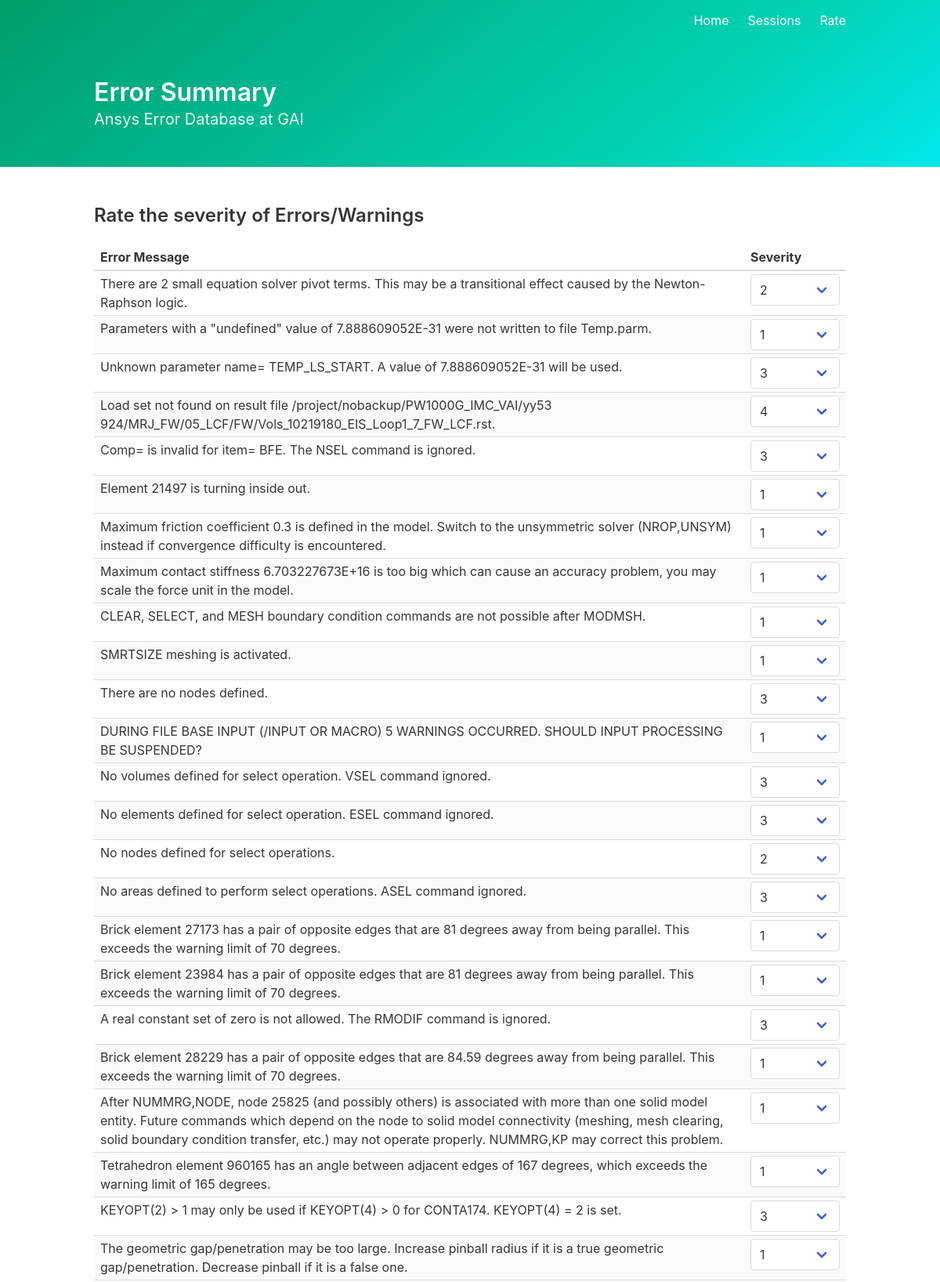
The app's page /rate (upper part) with its own data.
### tables this page shows
CREATE TABLE uniq_errors (
    id integer primary key autoincrement,
    errtype text not null,
    errmsg text not null,
    sessionid integer not null,
    rating integer default 0,
    repeated integer default 1
);

### errhost.py (the view)
@app.route("/rate")
def rate():
    cur = g.db.execute('select id, errtype, errmsg, rating, repeated from uniq_errors'
            ' order by id desc')
    uniq_errs = cur.fetchall()
    return render_template("rate.html", errlist=uniq_errs)

### errhost.py (called while the page is built)
def connect_db():
    rv = sqlite3.connect(app.config['DATABASE'])
    rv.row_factory = sqlite3.Row
    return rv

@app.before_request
def before_request():
    g.db = connect_db()

@app.teardown_request
def teardown_request(exception):
    db = getattr(g, 'db', None)
    if db is not None:
        db.close()

### templates/rate.html (shortened to what this page needs)
{% extends "layout.html" %}
{% block body %}
        <h3 class="title is-4">Rate the severity of Errors/Warnings</h3>
        <table class="table is-narrow is-striped is-fullwidth">
            <tbody>
            <thead>
            <tr>
                <th>Error Message</th>
                <th>Severity</th>
            </tr>
            </thead>
            {% for err in errlist %}
                <tr>
                    <td>{{ err.errmsg }}</td>
                    <td>
                        <div class="select">
                            <select data-id={{ err.id }}>
                                <option value=1{% if err.rating==1 %} selected="selected"{% endif %}>1</option>
                                <option value=2{% if err.rating==2 %} selected="selected"{% endif %}>2</option>
                                <option value=3{% if err.rating==3 %} selected="selected"{% endif %}>3</option>
                                <option value=4{% if err.rating==4 %} selected="selected"{% endif %}>4</option>
                            </select>
                        </div>
                    </td>
                </tr>
            {% else %}
                <tr>
                    <td>No Entries</td>
            {% endfor %}
            </tbody>
        </table>
{% endblock %}

### records on screen
uniq_errors: errmsg "There are 2 small equation solver pivot terms. This may be a transitional effect caused by the Newton-Raphson logic.", rating+id "2"
uniq_errors: errmsg "Parameters with a \"undefined\" value of 7.888609052E-31 were not written to file Temp.parm.", rating+id "1"
uniq_errors: errmsg "Unknown parameter name= TEMP_LS_START. A value of 7.888609052E-31 will be used.", rating+id "3"
uniq_errors: errmsg "Load set not found on result file /project/nobackup/PW1000G_IMC_VAI/yy53 924/MRJ_FW/05_LCF/FW/Vols_10219180_EIS_Loop1_7_FW_LCF.rst.", rating+id "4"
uniq_errors: errmsg "Comp= is invalid for item= BFE. The NSEL command is ignored.", rating+id "3"
uniq_errors: errmsg "Element 21497 is turning inside out.", rating+id "1"
uniq_errors: errmsg "Maximum friction coefficient 0.3 is defined in the model. Switch to the unsymmetric solver (NROP,UNSYM) instead if convergence difficulty is encountered.", rating+id "1"
uniq_errors: errmsg "Maximum contact stiffness 6.703227673E+16 is too big which can cause an accuracy problem, you may scale the force unit in the model.", rating+id "1"
uniq_errors: errmsg "CLEAR, SELECT, and MESH boundary condition commands are not possible after MODMSH.", rating+id "1"
uniq_errors: errmsg "SMRTSIZE meshing is activated.", rating+id "1"
uniq_errors: errmsg "There are no nodes defined.", rating+id "3"
uniq_errors: errmsg "DURING FILE BASE INPUT (/INPUT OR MACRO) 5 WARNINGS OCCURRED. SHOULD INPUT PROCESSING BE SUSPENDED?", rating+id "1"
uniq_errors: errmsg "No volumes defined for select operation. VSEL command ignored.", rating+id "3"
uniq_errors: errmsg "No elements defined for select operation. ESEL command ignored.", rating+id "3"
uniq_errors: errmsg "No nodes defined for select operations.", rating+id "2"
uniq_errors: errmsg "No areas defined to perform select operations. ASEL command ignored.", rating+id "3"
uniq_errors: errmsg "Brick element 27173 has a pair of opposite edges that are 81 degrees away from being parallel. This exceeds the warning limit of 70 degrees.", rating+id "1"
uniq_errors: errmsg "Brick element 23984 has a pair of opposite edges that are 81 degrees away from being parallel. This exceeds the warning limit of 70 degrees.", rating+id "1"
uniq_errors: errmsg "A real constant set of zero is not allowed. The RMODIF command is ignored.", rating+id "3"
uniq_errors: errmsg "Brick element 28229 has a pair of opposite edges that are 84.59 degrees away from being parallel. This exceeds the warning limit of 70 degrees.", rating+id "1"
uniq_errors: errmsg "After NUMMRG,NODE, node 25825 (and possibly others) is associated with more than one solid model entity. Future commands which depend on the node to solid model connectivity (meshing, mesh clearing, solid boundary condition transfer, etc.) may not operate properly. NUMMRG,KP may correct this problem.", rating+id "1"
uniq_errors: errmsg "Tetrahedron element 960165 has an angle between adjacent edges of 167 degrees, which exceeds the warning limit of 165 degrees.", rating+id "1"
uniq_errors: errmsg "KEYOPT(2) > 1 may only be used if KEYOPT(4) > 0 for CONTA174. KEYOPT(4) = 2 is set.", rating+id "3"
uniq_errors: errmsg "The geometric gap/penetration may be too large. Increase pinball radius if it is a true geometric gap/penetration. Decrease pinball if it is a false one.", rating+id "1"
